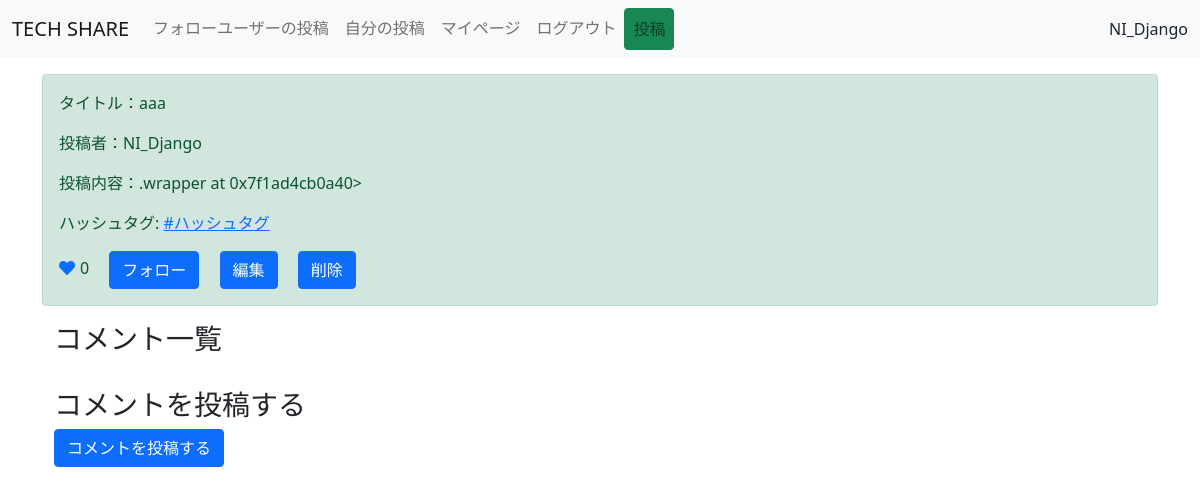
/detail/1/ (signed in), run on an earlier commit of the app's database.
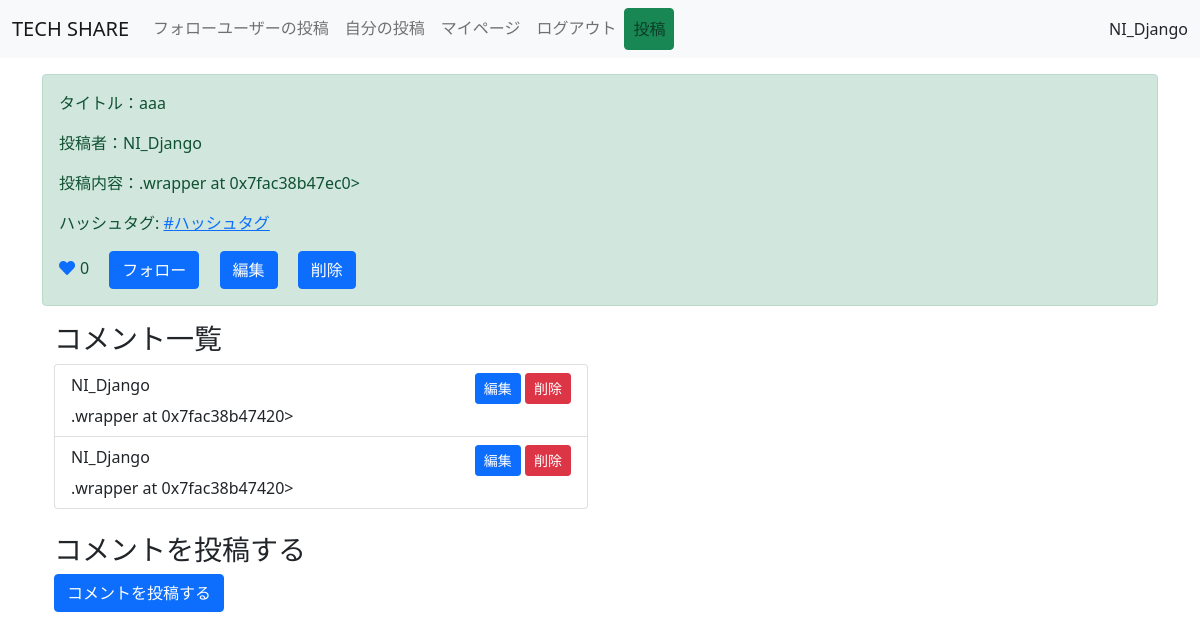
And on a later commit of the database.
### snsapp/models.py (models this page shows, shortened)
class Post(models.Model):
   title = models.CharField(max_length=100)
   content = MarkdownxField('本文', help_text='Markdown形式で書いてください。')
   user = models.ForeignKey(User, on_delete=models.CASCADE)
   like = models.ManyToManyField(User, related_name='related_post', blank=True)
   created_at = models.DateTimeField(auto_now_add=True)
   tag = models.ManyToManyField(Tag)
   class Meta:
       ordering = ["-created_at"]

class Tag(models.Model):
    name = models.CharField(max_length=50)

class Comment(models.Model):
    content = MarkdownxField('本文', help_text='Markdown形式で書いてください。')
    post = models.ForeignKey(Post, on_delete=models.CASCADE, related_name='comments')
    user = models.ForeignKey(User, on_delete=models.CASCADE)
    created_at = models.DateTimeField(auto_now_add=True)

### snsapp/views.py (the view)
# urls.py: path('detail/<int:pk>/', DetailPost.as_view(), name='detail'),
class DetailPost(LoginRequiredMixin, DetailView):
   model = Post
   template_name = 'snsapp/detail.html'

### snsapp/templatetags/app.py (called while the page is built)
@register.filter
def markdown_to_html(text):
    return mark_safe(markdownify(text))

### template/snsapp/detail.html (shortened to what this page needs)
{% extends 'base.html' %}
{% load app %}
{% load static %}
{% block customcss %}
<link rel="stylesheet" href="{% static 'style.css' %}">
{% endblock customcss %}
{% block content %}
<div class="container">
  <div class="alert alert-success" role="alert">
      <p>タイトル：{{object.title}}</p>
      <p>投稿者：{{object.user}}</p>
      <p>投稿内容：{{ object.content | markdown_to_html | safe }}</p>
      {% if object.tag.all %}
      <p>
        ハッシュタグ:
        {% for tag in object.tag.all %}
          {% if tag.name %}
          <a href="{% url 'snsapp:tagged-posts' tag.name %}">#{{ tag.name }}</a>
          {% endif %}
        {% endfor %}
      </p>
      {% endif %}
      {% if request.user in object.like.all %}
      <a href="{% url 'snsapp:like-detail' object.pk %}" class="like-btn add-color" tabindex="-1" role="button" aria-disabled="true"><i class="fas fa-heart"></i></a>{{object.like.count}}
      {% else %}
      <a href="{% url 'snsapp:like-detail' object.pk %}" class="like-btn"  tabindex="-1" role="button" aria-disabled="true"><i class="fas fa-heart"></i></a>{{object.like.count}}
      {% endif %}
      {% if object.user in connection.0.following.all %}
      <a href="{% url 'account:follow-detail' object.pk %}" class="btn btn-danger ms-3" tabindex="-1" role="button" aria-disabled="true">フォロー解除</a>
      {% else %}
      <a href="{% url 'account:follow-detail' object.pk %}" class="btn btn-primary ms-3" tabindex="-1" role="button" aria-disabled="true">フォロー</a>
      {% endif %}
      {% if object.user == request.user %}
      <a href="{% url 'snsapp:update' object.pk %}"  class="btn btn-primary ms-3" tabindex="-1" role="button" aria-disabled="true">編集</a>
      <a href="{% url 'snsapp:confirm_delete' object.pk %}"  class="btn btn-primary ms-3" tabindex="-1" role="button" aria-disabled="true">削除</a>
      {% endif %}
    </div>
    <div class="container">
        <div class="row">
            <div class="col-md-6">
                <h3>コメント一覧</h3>
                <ul class="list-group">
                    {% for comment in object.comments.all %}
                        <li class="list-group-item">
                            <div class="d-flex justify-content-between">
                                <div>{{ comment.user.username }}</div>
                                {% if comment.user == request.user %}
                                    <div>
                                        <a href="{% url 'snsapp:comment-update' comment.pk %}" class="btn btn-sm btn-primary">編集</a>
                                        <a href="{% url 'snsapp:comment-delete' comment.pk %}" class="btn btn-sm btn-danger">削除</a>
                                    </div>
                                {% endif %}
                            </div>
                            <div>{{ comment.content | markdown_to_html | safe }}</div>
                        </li>
                    {% endfor %}
                </ul>
            </div>
        </div>
        <div class="row mt-4">
            <div class="col-md-6">
                <h3>コメントを投稿する</h3>
                <form method="post" action="{% url 'snsapp:comment-create' object.pk %}">
                    <button type="submit" class="btn btn-primary">コメントを投稿する</button>
                </form>
            </div>
        </div>
    </div>
    <link rel="stylesheet" href="https://cdnjs.cloudflare.com/ajax/libs/highlight.js/9.12.0/styles/dracula.min.css">
</div>
{% endblock content %}

What changed in the data, as far as the page shows it:
computed for Post "aaa": content ".wrapper at 0x7f1ad4cb0a40>" → ".wrapper at 0x7fac38b47ec0>"
added Comment: user.username "NI_Django", shows "編集", content ".wrapper at 0x7fac38b47420>"
added Comment: user.username "NI_Django", shows "編集", content ".wrapper at 0x7fac38b47420>"
